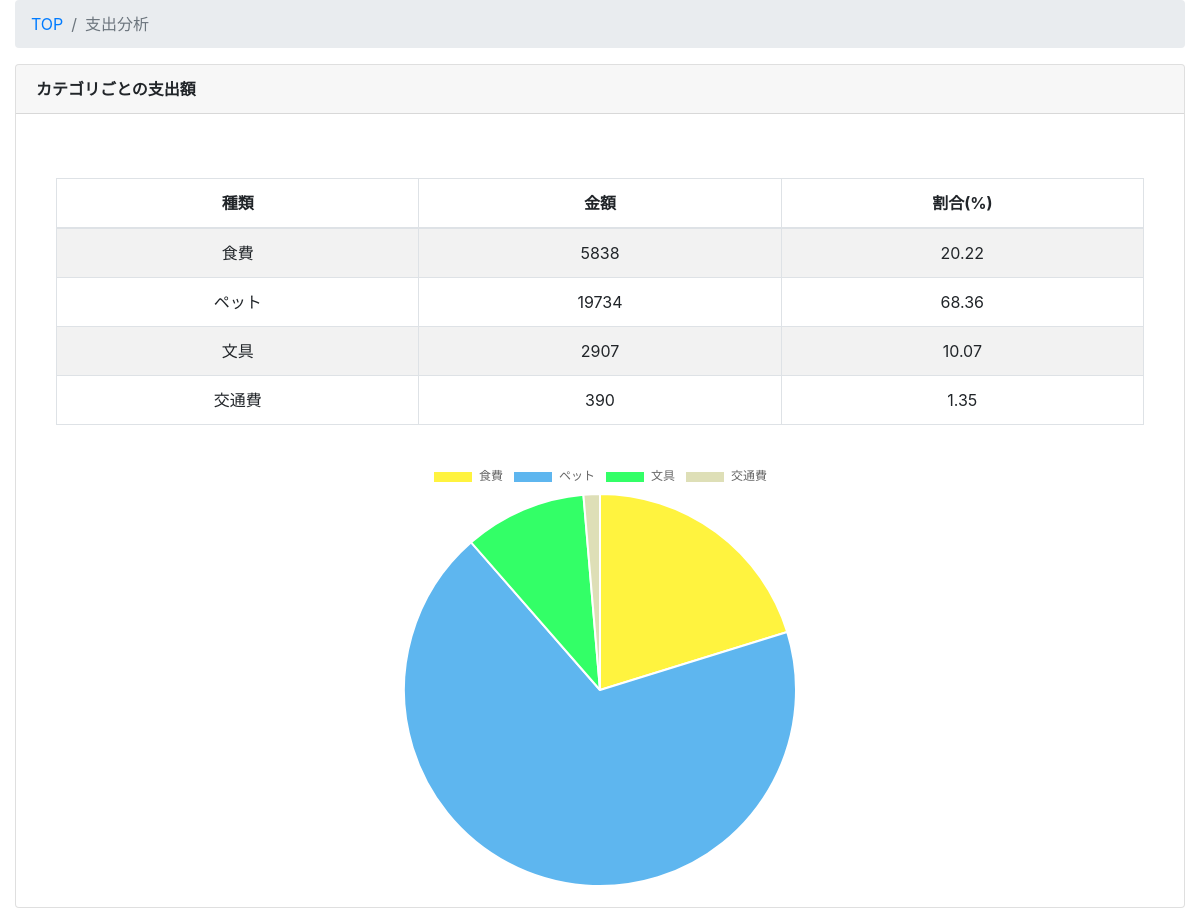
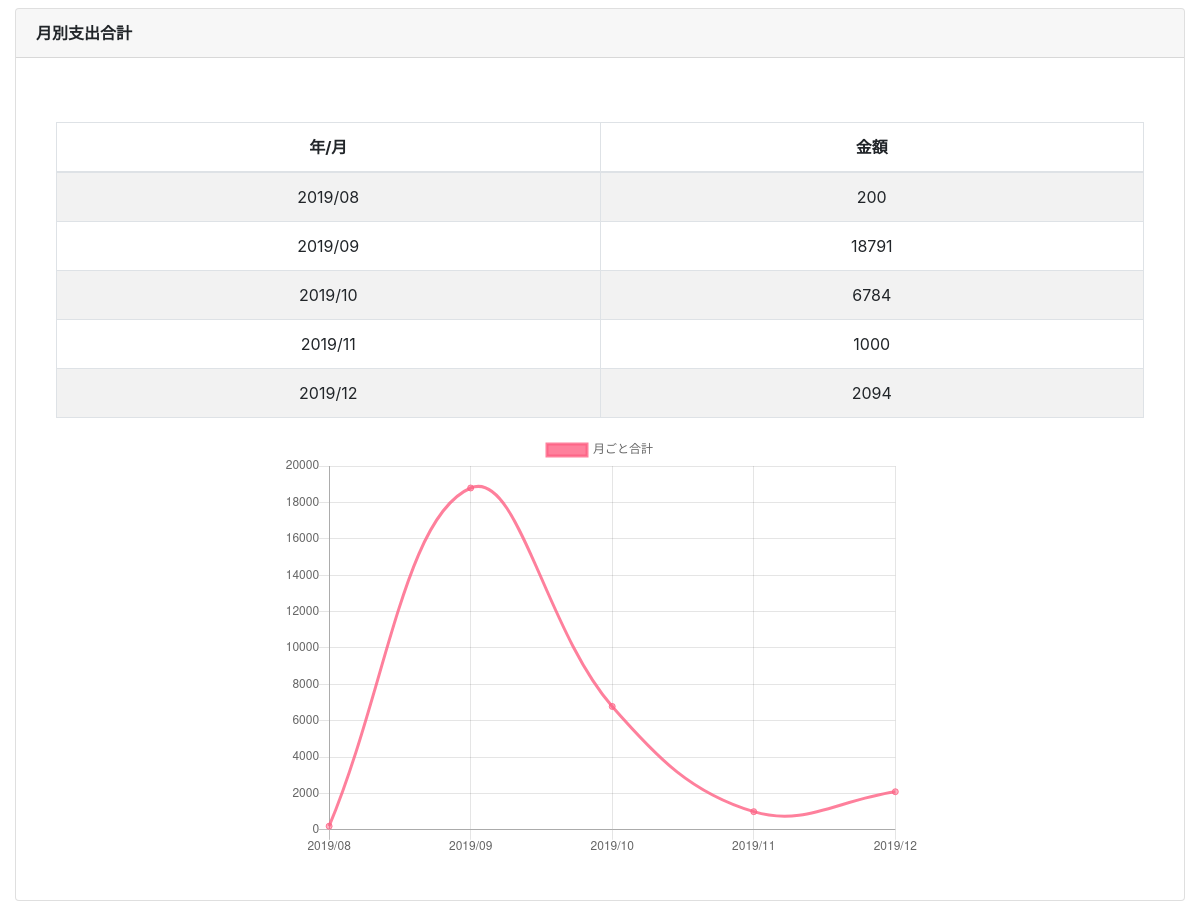
/kakeibo_tuto/Sumbycat/, run on the app's committed database (2 pictures, top to bottom).
### kakeibo_tuto/models.py (models this page shows, shortened)
class Category(models.Model):
    class Meta:
        db_table = 'category'
        verbose_name = '分類'
        verbose_name_plural = '分類'
    category_name = models.CharField(max_length=255,unique=True)

### kakeibo_tuto/views.py (the view)
# urls.py: path('Sumbycat/',views.Sumbycat,name='Sumbycat'),
def Sumbycat(request):
    s_data =Suitoh.objects.all()
    total = 0
    for item in s_data:
        total += item.out_cost
    category_list = []
    category_data = Category.objects.all()
    for item in category_data:
        category_list.append(item.category_name)
    dict = {}
    for i, item in enumerate(category_list):
        category_total = Suitoh.objects.filter(cat__category_name=category_list[i]).aggregate(sum=models.Sum('out_cost'))['sum']
        if category_total != None:
            a = {'total':category_total, 'ratio': round((category_total/total)*100, 2)}
            dict[item]= a
        else:
            a = {'total': 0, 'ratio': 0}
            dict[item] = a
    date_list = []
    for i in s_data:
        date_list.append((i.data.strftime('%Y/%m/%d')[:7]))
    date_list_s = list(set(date_list))
    date_list_s.sort(reverse=False)
    monthly_sum = []
    sumbymonth ={}
    for i in date_list_s:
        y,m = i.split("/")
        month_range = calendar.monthrange(int(y), int(m))[1]
        first_date = y + '-' + m +'-' + '01'
        last_date = y + '-' + m + '-' + str(month_range)
        total_of_month = Suitoh.objects.filter(data__range=(first_date, last_date)).aggregate(sum=models.Sum('out_cost'))['sum']
        sumbym ={'y':y,'m':m,'total':total_of_month}
        sumbymonth[i] = sumbym
    con = {'dict': dict,'sbm':sumbymonth}
    return render(request, 'kakeibo_tuto/Sumbycat.html', con)

### kakeibo_tuto/templates/kakeibo_tuto/Sumbycat.html (shortened to what this page needs)
{% extends 'kakeibo_tuto/base.html' %}
{% block content %}
 <div class="content-wrapper">
   <div class="container-fluid">
     <ol class="breadcrumb">
       <li class="breadcrumb-item">
         <a href="{% url 'kakeibo_tuto:Suitoh_list' %}">TOP</a>
       </li>
       <li class="breadcrumb-item active">支出分析</li>
     </ol>
     <div class="card mb-3">
       <div class="card-header">
          <b>カテゴリごとの支出額</b></div>
       <div class="card-body">
         <div class="card-body">
         <div class="table-responsive">
         <table id=list width="100%" class="table table-striped table-bordered">
             <thead>
               <tr>
                 <th class="text-center">種類</th>
                 <th class="text-center">金額</th>
                 <th class="text-center">割合(%)</th>
               </tr>
             </thead>
             <tbody>
               {% for key,value in dict.items %}
                 <tr class="odd gradeX text-center">
                   <td class="text-center" width="100">{{key}}</td>
                   <td class="text-center" width="100">{{value.total}}</td>
                   <td class="text-center" width="100">{{value.ratio}}</td>
                 </tr>
             {% endfor %}
             </tbody>
           </table>
       </div>
      </div>
         <div class="chart_container">
             <canvas id='CircleChart' style="position: relative; height:1vh; width:1vw"></canvas>
           </div>
       </div>
      </div>
     <div class="card mb-3">
       <div class="card-header">
          <b>月別支出合計</b></div>
       <div class="card-body">
         <div class="card-body">
         <div class="table-responsive">
         <table id=list width="100%" class="table table-striped table-bordered">
             <thead>
               <tr>
                 <th class="text-center">年/月</th>
                 <th class="text-center">金額</th>
               </tr>
             </thead>
             <tbody>
               {% for key,value in sbm.items %}
                 <tr class="odd gradeX text-center">
                   <td class="text-center" width="100">{{key}}</td>
                   <td class="text-center" width="100">{{value.total}}</td>
                 </tr>
             {% endfor %}
             </tbody>
           </table>
         <div class="chart_container">
             <canvas id='LineChart' style="position: relative; height:25vh; width:25vw"></canvas>
           </div>
       </div>
       </div>
      </div>
   </div>
     </div>
{% endblock content %}

### kakeibo_tuto/templates/kakeibo_tuto/Sumbycat.html (style rules this page uses)
.chart_container { width: 640px; margin: auto; }

### data on the page
Category: dict "食費"
Category: dict "ペット"
Category: dict "文具"
Category: dict "交通費"

### other printed values
{{ value.total }} "5838" "19734" "2907" "390"
{{ value.ratio }} "20.22" "68.36" "10.07" "1.35"
{{ key }} "2019/08" "2019/09" "2019/10" "2019/11" "2019/12"
{{ value.total }} "200" "18791" "6784" "1000" "2094"
chart data {{ key }} 食費, ペット, 文具, 交通費
chart data {{ value.ratio }} 20.22, 68.36, 10.07, 1.35
chart data {{ key }} 2019/08, 2019/09, 2019/10, 2019/11, 2019/12
chart data {{ value.total }} 200, 18791, 6784, 1000, 2094
